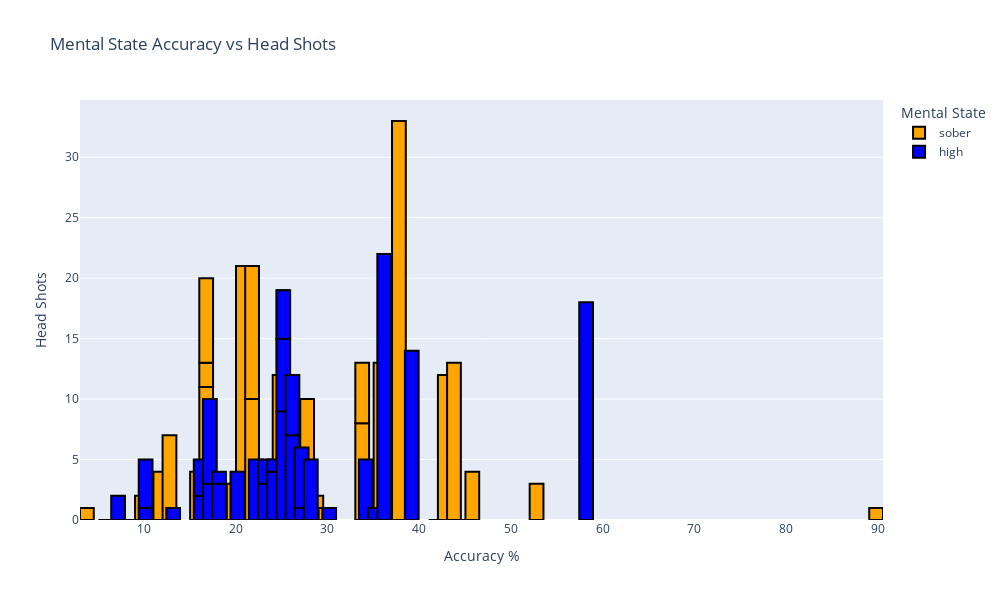

Write notebook code for a chart like this one.
### Markdown cell above
This graph shows two different statistics and is sorted by mental state, as all the graphs im using are

there are two main factors. Accuracy % is how accurate the player is, this is usually calculated by totalling up the number of shots a player takes, and how many of them actually made a hit on another player and returns a %

there is a very obvious data difference comparing the two player states, which we can mostly cotton down to, players who play under the influence

### Code cell
fortnite['Accuracy'] = fortnite['Accuracy'].astype(str)
fortnite['Accuracy'] = fortnite['Accuracy'].str.rstrip('%').astype('float')

fortnite.sort_values(by='Accuracy', inplace=True)

accuracyHeadshots = px.bar(
    fortnite, 
    x='Accuracy', 
    y='Head Shots', 
    color='Mental State', 
    title='Mental State Accuracy vs Head Shots', 
    barmode='group', 
    labels={'Accuracy': 'Accuracy %'}, 
    width=1000, 
    height=600,
    color_discrete_map={'sober': 'orange', 'high': 'blue'}
)
accuracyHeadshots.update_traces(marker_line_width=2, marker_line_color='black', width=1.5)
accuracyHeadshots.show()

### Figure 1 — Plotly figure (JSON) as saved in the notebook; plotly's stock layout.template omitted (floating-point values rounded to 4 significant figures)
{"data": [{"alignmentgroup": "True", "hovertemplate": "Mental State=sober<br>Accuracy %=%{x}<br>Head Shots=%{y}<extra></extra>", "legendgroup": "sober", "marker": {"color": "orange", "line": {"color": "black", "width": 2}, "pattern": {"shape": ""}}, "name": "sober", "offsetgroup": "sober", "orientation": "v", "showlegend": true, "textposition": "auto", "type": "bar", "width": 1.5, "x": [4, 4, 6, 10, 11, 12, 13, 16, 17, 17, 17, 18, 20, 20, 21, 21, 22, 22, 23, 23, 24, 25, 25, 27, 27, 28, 29, 30, 34, 34, 35, 36, 38, 38, 38, 42, 43, 44, 45, 46, 53, 90], "xaxis": "x", "y": [0, 1, 0, 2, 3, 4, 7, 4, 11, 2, 7, 3, 0, 3, 1, 20, 10, 11, 2, 2, 3, 3, 9, 7, 1, 10, 2, 1, 8, 5, 1, 13, 0, 0, 33, 0, 12, 13, 0, 4, 3, 1], "yaxis": "y"}, {"alignmentgroup": "True", "hovertemplate": "Mental State=high<br>Accuracy %=%{x}<br>Head Shots=%{y}<extra></extra>", "legendgroup": "high", "marker": {"color": "blue", "line": {"color": "black", "width": 2}, "pattern": {"shape": ""}}, "name": "high", "offsetgroup": "high", "orientation": "v", "showlegend": true, "textposition": "auto", "type": "bar", "width": 1.5, "x": [7, 8, 10, 10, 11, 13, 16, 16, 16, 17, 17, 17, 18, 18, 20, 21, 22, 23, 23, 24, 24, 25, 25, 25, 25, 26, 26, 26, 27, 27, 28, 30, 34, 35, 36, 39, 39, 58], "xaxis": "x", "y": [2, 0, 1, 4, 0, 1, 0, 2, 3, 3, 7, 0, 3, 1, 4, 0, 5, 3, 2, 4, 1, 9, 6, 4, 0, 7, 5, 0, 1, 5, 5, 1, 5, 1, 22, 0, 14, 18], "yaxis": "y"}], "layout": {"barmode": "group", "height": 600, "legend": {"title": {"text": "Mental State"}, "tracegroupgap": 0}, "title": {"text": "Mental State Accuracy vs Head Shots"}, "width": 1000, "xaxis": {"anchor": "y", "domain": [0, 1], "title": {"text": "Accuracy %"}}, "yaxis": {"anchor": "x", "domain": [0, 1], "title": {"text": "Head Shots"}}}}
